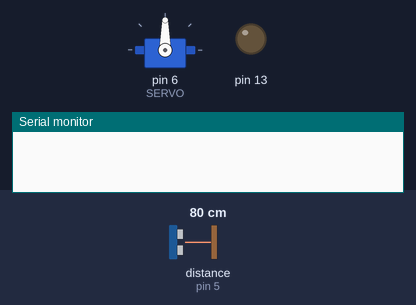
A sketch run on a simulated Arduino Uno, built with avr-gcc and run on an emulated ATmega328P. Shown: servo, output pins drawn as LEDs (lit = HIGH), the last lines printed to the serial monitor. Inputs (shaded band) come from the test bench; at power-on: distance to the obstacle (sensor on pin 5) 80 cm. The echo pulse lasts 58.3 µs per cm.

Above: at 1.2 s.
1.3 s: distance to the obstacle (sensor on pin 5) set to 2 cm
At 2.5 s:
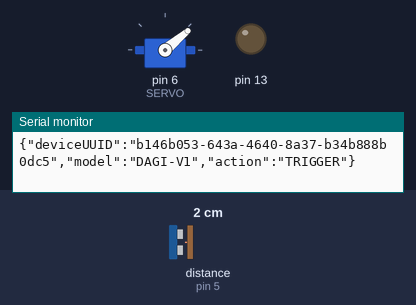
4.1 s: distance to the obstacle (sensor on pin 5) set to 8 cm
6.0 s: distance to the obstacle (sensor on pin 5) set to 11 cm
At 6.7 s:
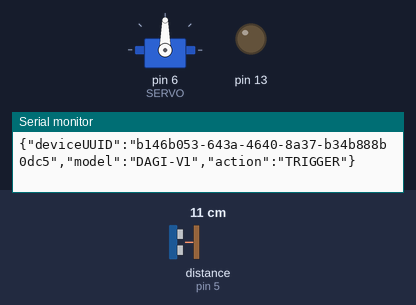
Timing chart, 0 to 9.0 s (numbered marks = the images above; inputs shaded):
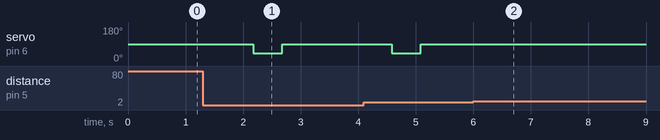

Measured:
- the behaviour switches between 9 and 10 cm on distance to the obstacle (sensor on pin 5) (found by bisection; images 1 and 2)
- after the input at 1.3 s, servo on pin 6 (SERVO): 90° → 40° after 0.87 s, → 90° 0.50 s later
- after the input at 6.0 s, servo on pin 6 (SERVO): stops changing and stays 90°

The sketch:

sketch_aug24a.ino
```cpp
//Carrega a biblioteca do servo motor
#include <Servo.h>

//Carrega a biblioteca do sensor ultrassônico
#include <Ultrasonic.h>

// Define o pino para o servo (Porta PWM)
#define SERVO 6

//Define os pinos para o trigger e echo
#define pino_trigger 4
#define pino_echo 5

//Inicializa o sensor nos pinos definidos acima
Ultrasonic ultrasonic(pino_trigger, pino_echo);
Servo servo;

//Le as informacoes do sensor, em cm e pol
float cmMsec;

byte contator = 0;

void setup () {
pinMode(13, OUTPUT);
Serial.begin(57600);
servo.attach(SERVO);
servo.write(90);
}

void loop()
{
  //Le as informacoes do sensor, em cm e pol
  cmMsec = ultrasonic.convert(ultrasonic.timing(), Ultrasonic::CM);

  if(cmMsec < 10.0) {
      contator = contator + 1;
    if (contator > 5){
      delay(300);

      servo.write(40);
      notificaLiberacao();

      delay(500);
      servo.write(90);

      delay(1000);
      contator = 0;
    }
  } else{
      contator = 0;
  }
  delay(100);
}

void notificaLiberacao() {
  Serial.println("{\"deviceUUID\":\"b146b053-643a-4640-8a37-b34b888b0dc5\",\"model\":\"DAGI-V1\",\"action\":\"TRIGGER\"}");
}
```
